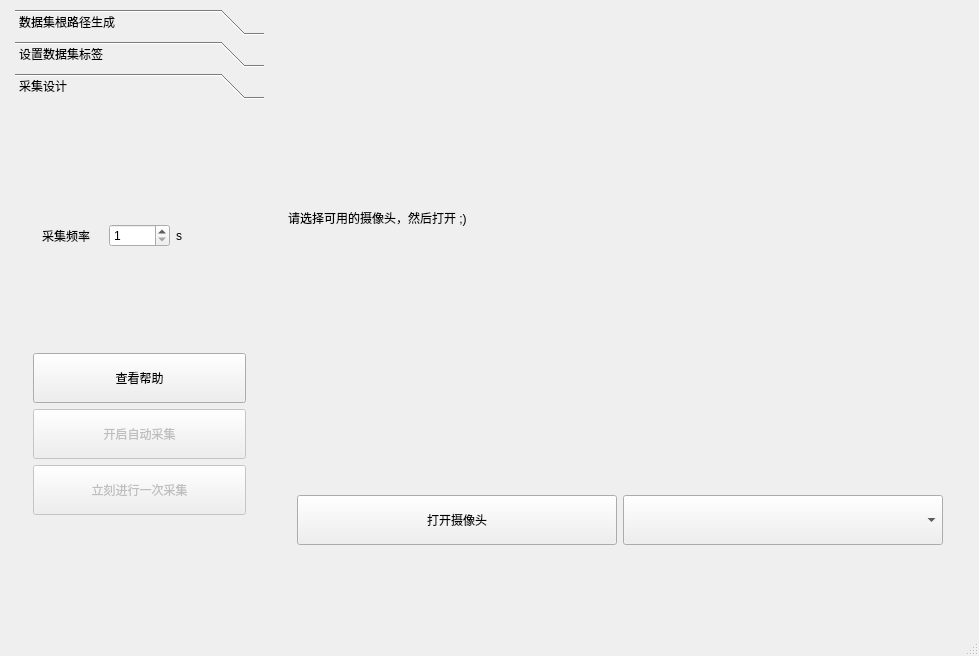
<?xml version="1.0" encoding="UTF-8"?>
<ui version="4.0">
 <class>AutoDatesetGeneratorWindow</class>
 <widget class="QMainWindow" name="AutoDatesetGeneratorWindow">
  <property name="geometry">
   <rect>
    <x>0</x>
    <y>0</y>
    <width>979</width>
    <height>656</height>
   </rect>
  </property>
  <property name="windowTitle">
   <string>MainWindow</string>
  </property>
  <widget class="QWidget" name="centralwidget">
   <layout class="QHBoxLayout" name="horizontalLayout_3">
    <item>
     <widget class="QWidget" name="widget_operation_bar" native="true"/>
    </item>
    <item>
     <widget class="QToolBox" name="toolBox">
      <property name="currentIndex">
       <number>2</number>
      </property>
      <widget class="QWidget" name="page_3">
       <property name="geometry">
        <rect>
         <x>0</x>
         <y>0</y>
         <width>239</width>
         <height>495</height>
        </rect>
       </property>
       <attribute name="label">
        <string>数据集根路径生成</string>
       </attribute>
       <layout class="QVBoxLayout" name="verticalLayout_3">
        <item>
         <spacer name="verticalSpacer_8">
          <property name="orientation">
           <enum>Qt::Orientation::Vertical</enum>
          </property>
          <property name="sizeHint" stdset="0">
           <size>
            <width>20</width>
            <height>40</height>
           </size>
          </property>
         </spacer>
        </item>
        <item>
         <widget class="QLabel" name="label_tell_save_path">
          <property name="minimumSize">
           <size>
            <width>0</width>
            <height>35</height>
           </size>
          </property>
          <property name="text">
           <string>根路径: </string>
          </property>
          <property name="alignment">
           <set>Qt::AlignmentFlag::AlignCenter</set>
          </property>
          <property name="wordWrap">
           <bool>true</bool>
          </property>
         </widget>
        </item>
        <item>
         <spacer name="verticalSpacer">
          <property name="orientation">
           <enum>Qt::Orientation::Vertical</enum>
          </property>
          <property name="sizeHint" stdset="0">
           <size>
            <width>20</width>
            <height>40</height>
           </size>
          </property>
         </spacer>
        </item>
        <item>
         <widget class="QPushButton" name="btn_set_saving_path">
          <property name="minimumSize">
           <size>
            <width>0</width>
            <height>50</height>
           </size>
          </property>
          <property name="text">
           <string>设置导出位置</string>
          </property>
          <property name="icon">
           <iconset resource="../../sources/icons.qrc">
            <normaloff>:/icons/toolbox/toolbox/settings.png</normaloff>:/icons/toolbox/toolbox/settings.png</iconset>
          </property>
         </widget>
        </item>
        <item>
         <spacer name="verticalSpacer_2">
          <property name="orientation">
           <enum>Qt::Orientation::Vertical</enum>
          </property>
          <property name="sizeHint" stdset="0">
           <size>
            <width>20</width>
            <height>40</height>
           </size>
          </property>
         </spacer>
        </item>
       </layout>
      </widget>
      <widget class="QWidget" name="page_4">
       <property name="geometry">
        <rect>
         <x>0</x>
         <y>0</y>
         <width>239</width>
         <height>495</height>
        </rect>
       </property>
       <attribute name="label">
        <string>设置数据集标签</string>
       </attribute>
       <layout class="QVBoxLayout" name="verticalLayout_10">
        <item>
         <spacer name="verticalSpacer_7">
          <property name="orientation">
           <enum>Qt::Orientation::Vertical</enum>
          </property>
          <property name="sizeHint" stdset="0">
           <size>
            <width>20</width>
            <height>40</height>
           </size>
          </property>
         </spacer>
        </item>
        <item>
         <widget class="QWidget" name="widget" native="true">
          <layout class="QHBoxLayout" name="horizontalLayout_5">
           <item>
            <widget class="QPushButton" name="btn_display_label">
             <property name="minimumSize">
              <size>
               <width>20</width>
               <height>20</height>
              </size>
             </property>
             <property name="maximumSize">
              <size>
               <width>20</width>
               <height>20</height>
              </size>
             </property>
             <property name="text">
              <string/>
             </property>
             <property name="icon">
              <iconset resource="../../sources/icons.qrc">
               <normaloff>:/icons/toolbox/toolbox/label.gif</normaloff>:/icons/toolbox/toolbox/label.gif</iconset>
             </property>
            </widget>
           </item>
           <item>
            <widget class="QLabel" name="setting_label">
             <property name="maximumSize">
              <size>
               <width>16777215</width>
               <height>70</height>
              </size>
             </property>
             <property name="text">
              <string>当前标签：</string>
             </property>
            </widget>
           </item>
          </layout>
         </widget>
        </item>
        <item>
         <spacer name="verticalSpacer_5">
          <property name="orientation">
           <enum>Qt::Orientation::Vertical</enum>
          </property>
          <property name="sizeHint" stdset="0">
           <size>
            <width>20</width>
            <height>40</height>
           </size>
          </property>
         </spacer>
        </item>
        <item>
         <widget class="QLineEdit" name="lineEdit_label_name">
          <property name="minimumSize">
           <size>
            <width>0</width>
            <height>50</height>
           </size>
          </property>
         </widget>
        </item>
        <item>
         <spacer name="verticalSpacer_6">
          <property name="orientation">
           <enum>Qt::Orientation::Vertical</enum>
          </property>
          <property name="sizeHint" stdset="0">
           <size>
            <width>20</width>
            <height>40</height>
           </size>
          </property>
         </spacer>
        </item>
       </layout>
      </widget>
      <widget class="QWidget" name="page_5">
       <property name="geometry">
        <rect>
         <x>0</x>
         <y>0</y>
         <width>239</width>
         <height>495</height>
        </rect>
       </property>
       <attribute name="label">
        <string>采集设计</string>
       </attribute>
       <layout class="QVBoxLayout" name="verticalLayout_11">
        <item>
         <widget class="QWidget" name="widget_auto_setings" native="true">
          <layout class="QVBoxLayout" name="verticalLayout_5">
           <item>
            <spacer name="verticalSpacer_9">
             <property name="orientation">
              <enum>Qt::Orientation::Vertical</enum>
             </property>
             <property name="sizeHint" stdset="0">
              <size>
               <width>20</width>
               <height>40</height>
              </size>
             </property>
            </spacer>
           </item>
           <item>
            <widget class="QWidget" name="widget_timer_settings" native="true">
             <layout class="QHBoxLayout" name="horizontalLayout_4">
              <item>
               <widget class="QLabel" name="label_display_freq">
                <property name="text">
                 <string>采集频率</string>
                </property>
               </widget>
              </item>
              <item>
               <widget class="QSpinBox" name="time_set_spinBox">
                <property name="minimum">
                 <number>1</number>
                </property>
                <property name="maximum">
                 <number>10</number>
                </property>
               </widget>
              </item>
              <item>
               <widget class="QLabel" name="label_s">
                <property name="text">
                 <string>s</string>
                </property>
               </widget>
              </item>
             </layout>
            </widget>
           </item>
           <item>
            <spacer name="verticalSpacer_4">
             <property name="orientation">
              <enum>Qt::Orientation::Vertical</enum>
             </property>
             <property name="sizeHint" stdset="0">
              <size>
               <width>20</width>
               <height>40</height>
              </size>
             </property>
            </spacer>
           </item>
           <item>
            <widget class="QPushButton" name="btn_possible_help">
             <property name="minimumSize">
              <size>
               <width>0</width>
               <height>50</height>
              </size>
             </property>
             <property name="text">
              <string>查看帮助</string>
             </property>
             <property name="icon">
              <iconset resource="../../sources/icons.qrc">
               <normaloff>:/icons/toolbox/toolbox/check_infos.png</normaloff>:/icons/toolbox/toolbox/check_infos.png</iconset>
             </property>
            </widget>
           </item>
           <item>
            <widget class="QPushButton" name="btn_auto_start">
             <property name="enabled">
              <bool>false</bool>
             </property>
             <property name="minimumSize">
              <size>
               <width>0</width>
               <height>50</height>
              </size>
             </property>
             <property name="text">
              <string>开启自动采集</string>
             </property>
             <property name="icon">
              <iconset resource="../../sources/icons.qrc">
               <normaloff>:/icons/toolbox/toolbox/capture_hand.png</normaloff>:/icons/toolbox/toolbox/capture_hand.png</iconset>
             </property>
            </widget>
           </item>
           <item>
            <widget class="QPushButton" name="btn_auto_manual">
             <property name="enabled">
              <bool>false</bool>
             </property>
             <property name="minimumSize">
              <size>
               <width>0</width>
               <height>50</height>
              </size>
             </property>
             <property name="text">
              <string>立刻进行一次采集</string>
             </property>
             <property name="icon">
              <iconset resource="../../sources/icons.qrc">
               <normaloff>:/icons/toolbox/toolbox/capture_hand.png</normaloff>:/icons/toolbox/toolbox/capture_hand.png</iconset>
             </property>
            </widget>
           </item>
           <item>
            <spacer name="verticalSpacer_3">
             <property name="orientation">
              <enum>Qt::Orientation::Vertical</enum>
             </property>
             <property name="sizeHint" stdset="0">
              <size>
               <width>20</width>
               <height>40</height>
              </size>
             </property>
            </spacer>
           </item>
          </layout>
         </widget>
        </item>
       </layout>
      </widget>
     </widget>
    </item>
    <item>
     <widget class="QWidget" name="widget_display_and_settings" native="true">
      <property name="minimumSize">
       <size>
        <width>700</width>
        <height>0</height>
       </size>
      </property>
      <layout class="QVBoxLayout" name="verticalLayout">
       <item>
        <widget class="QWidget" name="widget_displaying" native="true">
         <property name="minimumSize">
          <size>
           <width>0</width>
           <height>400</height>
          </size>
         </property>
         <layout class="QVBoxLayout" name="verticalLayout_2">
          <item>
           <widget class="QLabel" name="label_displayRuntimeCapture">
            <property name="text">
             <string>请选择可用的摄像头，然后打开 ;)</string>
            </property>
           </widget>
          </item>
         </layout>
        </widget>
       </item>
       <item>
        <widget class="QWidget" name="widget_settings_of_camera" native="true">
         <layout class="QHBoxLayout" name="horizontalLayout">
          <item>
           <widget class="QWidget" name="widget_depatch_gain" native="true">
            <layout class="QHBoxLayout" name="horizontalLayout_2">
             <item>
              <widget class="QPushButton" name="btn_open_this">
               <property name="minimumSize">
                <size>
                 <width>0</width>
                 <height>50</height>
                </size>
               </property>
               <property name="text">
                <string>打开摄像头</string>
               </property>
               <property name="icon">
                <iconset resource="../../sources/icons.qrc">
                 <normaloff>:/icons/toolbox/toolbox/camera.png</normaloff>:/icons/toolbox/toolbox/camera.png</iconset>
               </property>
              </widget>
             </item>
             <item>
              <widget class="QComboBox" name="comboBox_cameralist">
               <property name="minimumSize">
                <size>
                 <width>0</width>
                 <height>50</height>
                </size>
               </property>
              </widget>
             </item>
            </layout>
           </widget>
          </item>
         </layout>
        </widget>
       </item>
      </layout>
     </widget>
    </item>
   </layout>
  </widget>
  <widget class="QMenuBar" name="menubar">
   <property name="geometry">
    <rect>
     <x>0</x>
     <y>0</y>
     <width>979</width>
     <height>33</height>
    </rect>
   </property>
  </widget>
  <widget class="QStatusBar" name="statusbar"/>
 </widget>
 <resources>
  <include location="../../sources/icons.qrc"/>
 </resources>
 <connections/>
</ui>
